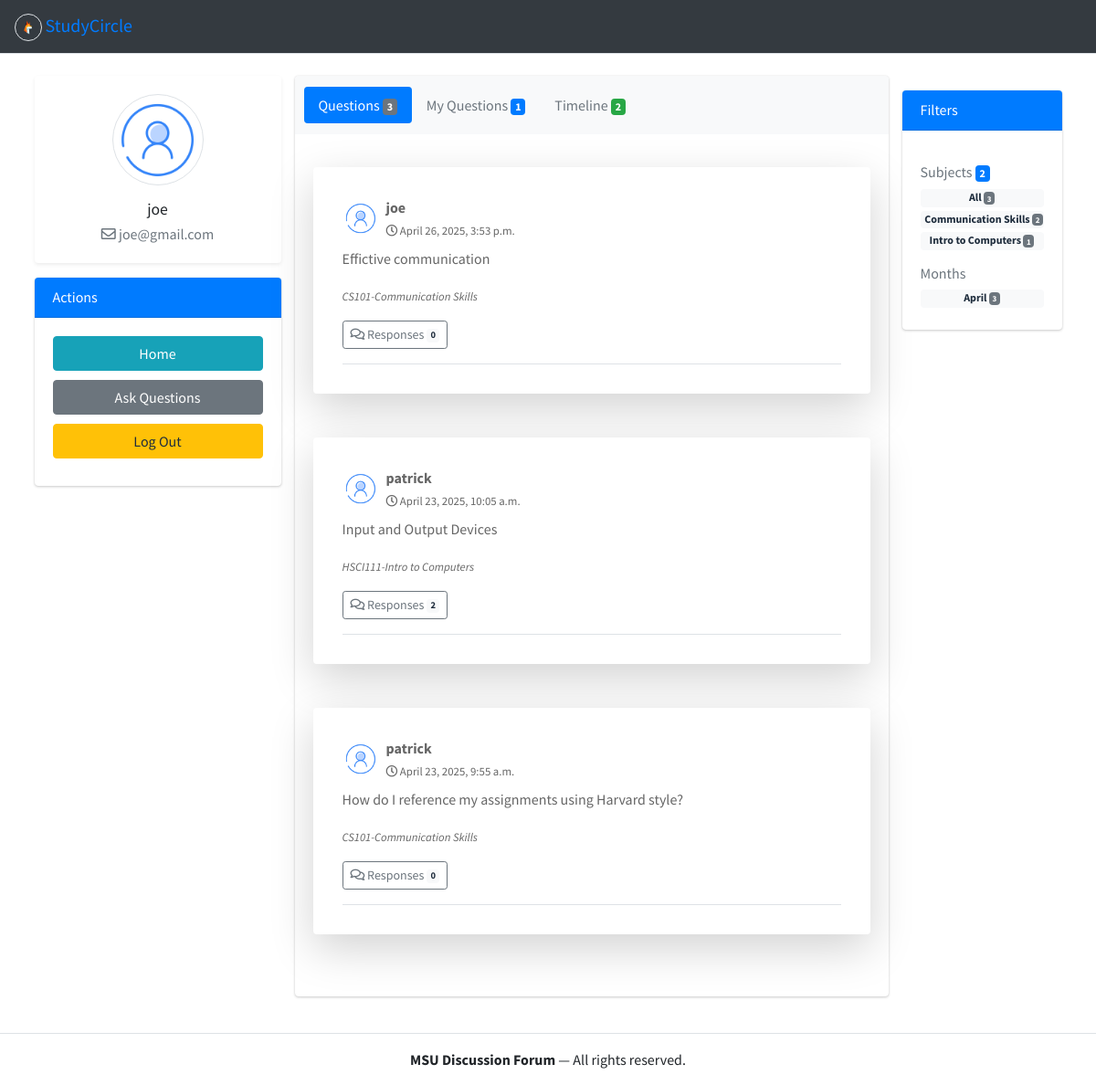
Page /main (signed in) on the committed database.
### user/models.py (models this page shows, shortened)
class Question(models.Model):
    author = models.ForeignKey(User, null=True, on_delete = models.CASCADE)
    title = models.CharField(max_length = 300,null=False)
    subject = models.ForeignKey(Subject,null=False ,on_delete=models.CASCADE)
    body = models.TextField(null=True)
    created_at = models.DateTimeField(auto_now_add = True)
    updated_at = models.DateTimeField(auto_now = True)
    def get_responses(self):
        return self.responses.filter(parent=None)

class Subject(models.Model):
    code = models.CharField(max_length=7,null=False, unique=True)
    name = models.CharField(max_length=100, null=False, unique=True)
    def __str__(self):
        return f'{self.code}-{self.name}'

### user/views.py (the view)
# urls.py: path('main', views.main, name = 'main-page' ),
@login_required(login_url='login.html')
def main(request):
    questions_list = Question.objects.all().order_by('-created_at')
    total_questions = questions_list.prefetch_related('responses').count()
    user_questions = Question.objects.filter(author=request.user).count()
    total_responses = Response.objects.count()
    subjects_total = Subject.objects.all().count()
    subject_id = request.GET.get('subject')
    month = request.GET.get('month')
    responses = request.GET.get('responses')
    if subject_id:
        questions_list = questions_list.filter(subject_id=subject_id)
    if month:
        questions_list = questions_list.filter(created_at__month=int(month))
    paginator = Paginator(questions_list, 5)
    page_number = request.GET.get('page')
    questions = paginator.get_page(page_number)
    subjects = Subject.objects.annotate(total_questions=Count('question'))
    months_query = Question.objects.annotate(month=ExtractMonth('created_at')).values('month').annotate(total_questions=Count('id')).order_by('month')
    months = []
    for m in months_query:
        if m['month']:  # in case month is null
            months.append({
                'value': m['month'],
                'name': month_name[m['month']],  # Full month name
                'total_questions': m['total_questions']
            })
    context = {
        'questions': questions,
        'title': 'StudyCircle | Dashboard',
        'subjects': subjects,
        'months': months,
        'total_questions': total_questions,
        'total_responses': total_responses,
        'user_questions': user_questions,
        'subjects_total': subjects_total
    }
    return render(request, 'main.html', context)

### templates/main.html (shortened to what this page needs)
{% extends "components/base.html" %}
{% load static %}
{% block content %}
<div class="container my-4">
    <div class="row">
        {% include "components/profile.html" %}
        <div class="col-md-7">
            <div class="card">
                <div class="card-header bg-light border-bottom-0">
                    <ul class="nav nav-pills card-header-pills">
                        <li class="nav-item">
                            <a class="nav-link active" id="questions-tab" href="#questions" data-toggle="tab">Questions <span class="badge bg-secondary">{{ total_questions }}</span></a>
                        </li>
                        <li class="nav-item">
                            <a class="nav-link" id="myquestions-tab" href="#myquestions" data-toggle="tab">My Questions <span class="badge bg-primary">{{ user_questions }}</span></a>
                        </li>
                        <li class="nav-item">
                            <a class="nav-link" id="timeline-tab" href="#timeline" data-toggle="tab">Timeline  <span class="badge bg-success">{{ total_responses }}</span></a>
                        </li>
                    </ul>
                </div>
                <div class="card-body tab-content">
                    <div class="tab-pane active" id="questions">
                        {% for question in questions %}
                         <div class="card my-3 shadow-lg p-3 mb-5 bg-body rounded">
                            <div class="card-body p-3">
                                <div class="post border-bottom pb-3">
                                    <div class="d-flex align-items-center mb-2">
                                        <img src="{% static 'images/user-286.png' %}" class="img-circle mr-2" width="40" height="40" alt="User image">
                                        <div>
                                            <strong>{{ question.author.username }}</strong><br>
                                            <small><i class="far fa-clock"></i> {{ question.created_at }}</small>
                                        </div>
                                    </div>
                                    <p>{{ question.title }}</p>
                                    <p><em><small>{{ question.subject }}</small></em></p>
                                    <a href="{% url 'responses' question.id %}" class="btn btn-sm btn-outline-secondary"><i class="far fa-comments"></i> Responses <span class="badge badge-light">{{ question.get_responses.count }}</span></a>
                                </div>
                            </div>
                        </div>
                        {% endfor %}
                    </div>
                </div>
            </div>
        </div>
        {% include "components/stats.html" %}
    </div>
</div>
{% endblock %}

### templates/components/profile.html (shortened to what this page needs)
 {% load static %}
 <div class="col-md-3">
    <div class="card shadow-sm border-0">
        <div class="card-body text-center">
            <div class="d-flex flex-column align-items-center">
                <img
                    class="rounded-circle mb-3 border"
                    src="{% static 'images/user-286.png' %}"
                    alt="Profile Picture"
                    style="width: 100px; height: 100px; object-fit: cover;"
                >
                <h5 class="card-title mb-1 fw-semibold">{{ request.user }}</h5>
                <p class="text-muted mb-0">
                    <i class="far fa-envelope me-1"></i> {{ request.user.email }}
                </p>
            </div>
        </div>
    </div>
    <div class="card mt-3">
        <div class="card-header bg-primary text-white">
            <h6 class="mb-0">Actions</h6>
        </div>
        <div class="card-body profile-actions">
            <a href="{% url 'main-page' %}"><button class="btn btn-info">Home</button></a>
            <a href="{% url 'questions' %}"><button class="btn btn-secondary">Ask Questions</button></a>
            <a href="{% url 'logout' %}"><button class="btn btn-warning">Log Out</button></a>
        </div>
    </div>
</div>

### templates/components/stats.html (shortened to what this page needs)
<div class="col-md-2">
    <div class="card mt-3">
        <div class="card-header bg-primary text-white">
            <h6 class="mb-0">Filters</h6>
        </div>
        <div class="card-body profile-actions">
            <h6 class="text-muted mt-3">Subjects <span class="badge bg-primary">{{subjects_total}}</span></h6>
            <a href="{% url 'main-page' %}" class="badge badge-light d-block mb-1">All <span class="badge bg-secondary">{{ total_questions }}</span></a>
            {% for subject in subjects %}
            <a href="?subject={{ subject.id }}" class="badge badge-light d-block mb-1">{{ subject.name }} <span class="badge bg-secondary ms-2">{{ subject.total_questions }}</span></a>
            {% endfor %}
            <h6 class="text-muted mt-3">Months</h6>
            {% for month in months %}
            <a href="?month={{ month.value }}" class="badge badge-light d-block mb-1">{{ month.name }}  <span class="badge bg-secondary ms-2">{{ month.total_questions }}</span></a>
            {% endfor %}
        </div>
    </div>
</div>

### templates/components/base.html (style rules this page uses)
.profile-actions button { margin-bottom: 10px; width: 100%; }
.post, .timeline-item { margin-bottom: 20px; }

### rows in the picture
Question: author.username "joe", created_at "April 26, 2025, 3:53 p.m.", title "Effictive communication", subject "CS101-Communication Skills", get_responses.count "0"
Question: author.username "patrick", created_at "April 23, 2025, 10:05 a.m.", title "Input and Output Devices", subject "HSCI111-Intro to Computers", get_responses.count "2"
Question: author.username "patrick", created_at "April 23, 2025, 9:55 a.m.", title "How do I reference my assignments using Harvard style?", subject "CS101-Communication Skills", get_responses.count "0"
Subject: name "Communication Skills", total_questions "2"
Subject: name "Intro to Computers", total_questions "1"

### other values in the picture
{{ request.user }} "joe"
{{ request.user.email }} "joe@gmail.com"
{{ total_questions }} "3"
{{ user_questions }} "1"
{{ total_responses }} "2"
{{ subjects_total }} "2"
{{ month.name }} "April"
{{ month.total_questions }} "3"
